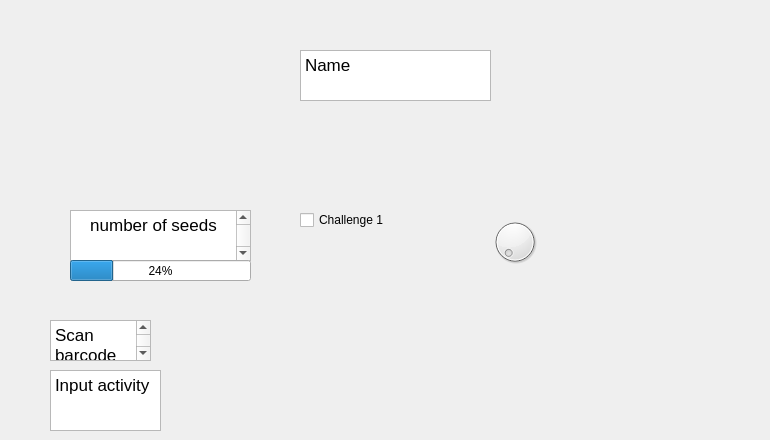
      <widget class="QWidget" name="tab_2">
       <attribute name="title">
        <string>Graph page</string>
       </attribute>
       <widget class="QLabel" name="label">
        <property name="geometry">
         <rect>
          <x>610</x>
          <y>20</y>
          <width>151</width>
          <height>111</height>
         </rect>
        </property>
        <property name="toolTip">
         <string>&lt;html&gt;&lt;head/&gt;&lt;body&gt;&lt;p&gt;file:///Users/dainjung/Downloads/photo_2021-11-18 10.52.38.jpeg&lt;/p&gt;&lt;/body&gt;&lt;/html&gt;</string>
        </property>
        <property name="text">
         <string/>
        </property>
        <property name="pixmap">
         <pixmap>../../../Downloads/photo_2021-11-18 10.52.38.jpeg</pixmap>
        </property>
       </widget>
       <widget class="QTextBrowser" name="textBrowser">
        <property name="geometry">
         <rect>
          <x>300</x>
          <y>50</y>
          <width>191</width>
          <height>51</height>
         </rect>
        </property>
        <property name="html">
         <string>&lt;!DOCTYPE HTML PUBLIC &quot;-//W3C//DTD HTML 4.0//EN&quot; &quot;http://www.w3.org/TR/REC-html40/strict.dtd&quot;&gt;
&lt;html&gt;&lt;head&gt;&lt;meta name=&quot;qrichtext&quot; content=&quot;1&quot; /&gt;&lt;style type=&quot;text/css&quot;&gt;
p, li { white-space: pre-wrap; }
&lt;/style&gt;&lt;/head&gt;&lt;body style=&quot; font-family:'.AppleSystemUIFont'; font-size:13pt; font-weight:400; font-style:normal;&quot;&gt;
&lt;p style=&quot; margin-top:0px; margin-bottom:0px; margin-left:0px; margin-right:0px; -qt-block-indent:0; text-indent:0px;&quot;&gt;Name &lt;/p&gt;&lt;/body&gt;&lt;/html&gt;</string>
        </property>
       </widget>
       <widget class="QTextBrowser" name="textBrowser_2">
        <property name="geometry">
         <rect>
          <x>50</x>
          <y>320</y>
          <width>101</width>
          <height>41</height>
         </rect>
        </property>
        <property name="html">
         <string>&lt;!DOCTYPE HTML PUBLIC &quot;-//W3C//DTD HTML 4.0//EN&quot; &quot;http://www.w3.org/TR/REC-html40/strict.dtd&quot;&gt;
&lt;html&gt;&lt;head&gt;&lt;meta name=&quot;qrichtext&quot; content=&quot;1&quot; /&gt;&lt;style type=&quot;text/css&quot;&gt;
p, li { white-space: pre-wrap; }
&lt;/style&gt;&lt;/head&gt;&lt;body style=&quot; font-family:'.AppleSystemUIFont'; font-size:13pt; font-weight:400; font-style:normal;&quot;&gt;
&lt;p style=&quot; margin-top:0px; margin-bottom:0px; margin-left:0px; margin-right:0px; -qt-block-indent:0; text-indent:0px;&quot;&gt;Scan barcode&lt;/p&gt;&lt;/body&gt;&lt;/html&gt;</string>
        </property>
       </widget>
       <widget class="QTextBrowser" name="textBrowser_3">
        <property name="geometry">
         <rect>
          <x>50</x>
          <y>370</y>
          <width>111</width>
          <height>61</height>
         </rect>
        </property>
        <property name="html">
         <string>&lt;!DOCTYPE HTML PUBLIC &quot;-//W3C//DTD HTML 4.0//EN&quot; &quot;http://www.w3.org/TR/REC-html40/strict.dtd&quot;&gt;
&lt;html&gt;&lt;head&gt;&lt;meta name=&quot;qrichtext&quot; content=&quot;1&quot; /&gt;&lt;style type=&quot;text/css&quot;&gt;
p, li { white-space: pre-wrap; }
&lt;/style&gt;&lt;/head&gt;&lt;body style=&quot; font-family:'.AppleSystemUIFont'; font-size:13pt; font-weight:400; font-style:normal;&quot;&gt;
&lt;p style=&quot; margin-top:0px; margin-bottom:0px; margin-left:0px; margin-right:0px; -qt-block-indent:0; text-indent:0px;&quot;&gt;Input activity&lt;/p&gt;
&lt;p style=&quot;-qt-paragraph-type:empty; margin-top:0px; margin-bottom:0px; margin-left:0px; margin-right:0px; -qt-block-indent:0; text-indent:0px;&quot;&gt;&lt;br /&gt;&lt;/p&gt;&lt;/body&gt;&lt;/html&gt;</string>
        </property>
       </widget>
       <widget class="QTextBrowser" name="textBrowser_4">
        <property name="geometry">
         <rect>
          <x>70</x>
          <y>210</y>
          <width>181</width>
          <height>51</height>
         </rect>
        </property>
        <property name="html">
         <string>&lt;!DOCTYPE HTML PUBLIC &quot;-//W3C//DTD HTML 4.0//EN&quot; &quot;http://www.w3.org/TR/REC-html40/strict.dtd&quot;&gt;
&lt;html&gt;&lt;head&gt;&lt;meta name=&quot;qrichtext&quot; content=&quot;1&quot; /&gt;&lt;style type=&quot;text/css&quot;&gt;
p, li { white-space: pre-wrap; }
&lt;/style&gt;&lt;/head&gt;&lt;body style=&quot; font-family:'.AppleSystemUIFont'; font-size:13pt; font-weight:400; font-style:normal;&quot;&gt;
&lt;p align=&quot;center&quot; style=&quot; margin-top:12px; margin-bottom:12px; margin-left:0px; margin-right:0px; -qt-block-indent:0; text-indent:0px;&quot;&gt;number of seeds&lt;/p&gt;
&lt;p align=&quot;center&quot; style=&quot; margin-top:12px; margin-bottom:12px; margin-left:0px; margin-right:0px; -qt-block-indent:0; text-indent:0px;&quot;&gt;&lt;br /&gt;&lt;/p&gt;&lt;/body&gt;&lt;/html&gt;</string>
        </property>
       </widget>
       <widget class="QProgressBar" name="Seedsprogress">
        <property name="geometry">
         <rect>
          <x>70</x>
          <y>260</y>
          <width>181</width>
          <height>21</height>
         </rect>
        </property>
        <property name="value">
         <number>24</number>
        </property>
       </widget>
       <widget class="QCheckBox" name="checkBox">
        <property name="geometry">
         <rect>
          <x>300</x>
          <y>210</y>
          <width>131</width>
          <height>20</height>
         </rect>
        </property>
        <property name="text">
         <string>Challenge 1</string>
        </property>
       </widget>
       <widget class="QDial" name="dial">
        <property name="geometry">
         <rect>
          <x>490</x>
          <y>210</y>
          <width>50</width>
          <height>64</height>
         </rect>
        </property>
       </widget>
      </widget>
